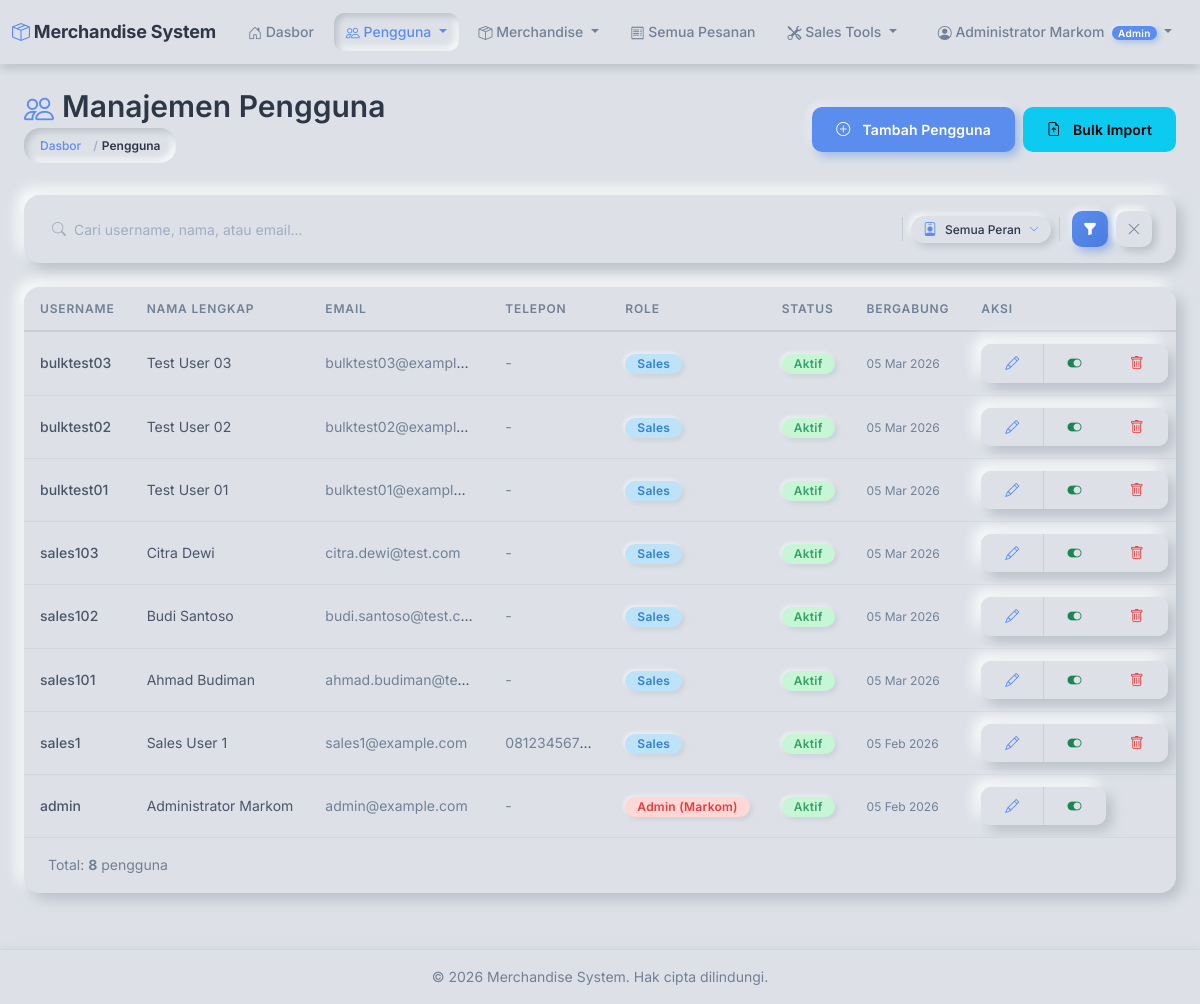
Screenshot of /accounts/users/ (signed in) with the database file from the repository.
### accounts/models.py (models this page shows, shortened)
class User(AbstractUser):
    class Role(models.TextChoices):
        ADMIN = 'ADMIN', 'Admin (Markom)'
        SALES = 'SALES', 'Sales'
    role = models.CharField(
        max_length=10,
        choices=Role.choices,
        default=Role.SALES,
        help_text='User role: ADMIN for Markom, SALES for sales team'
    )
    full_name = models.CharField(
        max_length=255,
        help_text='Full name of the user'
    )
    phone = models.CharField(
        max_length=20,
        blank=True,
        help_text='Phone number'
    )
    force_password_change = models.BooleanField(
        default=False,
        help_text='User must change password on next login'
    )
    class Meta:
        db_table = 'users'
        verbose_name = 'User'
        verbose_name_plural = 'Users'
        ordering = ['-date_joined']
    @property
    def is_admin(self):
        return self.role == self.Role.ADMIN
    @property
    def is_sales(self):
        return self.role == self.Role.SALES

### accounts/views.py (the view)
# urls.py: path('users/', views.user_list, name='user_list'),
@admin_required
def user_list(request):
    search_query = request.GET.get('search', '')
    role_filter = request.GET.get('role', '')
    users = User.objects.all()
    if search_query:
        users = users.filter(
            Q(username__icontains=search_query) |
            Q(full_name__icontains=search_query) |
            Q(email__icontains=search_query)
        )
    if role_filter:
        users = users.filter(role=role_filter)
    context = {
        'users': users,
        'search_query': search_query,
        'role_filter': role_filter,
        'roles': User.Role.choices
    }
    return render(request, 'accounts/user_list.html', context)

### orders/context_processors.py (called while the page is built)
def cart_context(request):
    if request.user.is_authenticated and hasattr(request.user, 'is_sales') and request.user.is_sales:
        cart = Cart(request)
        return {
            'navbar_cart_total': cart.get_total_quantity(),
            'navbar_cart_unique': cart.get_total_unique(),
        }
    return {
        'navbar_cart_total': 0,
        'navbar_cart_unique': 0,
    }

### templates/accounts/user_list.html (shortened to what this page needs)
{% extends 'base.html' %}
{% block content %}
<div class="container-fluid">
    <div class="row mb-4 align-items-center">
        <div class="col">
            <h2 class="mb-1"><i class="bi bi-people me-2" style="color: var(--color-accent);"></i>Manajemen Pengguna</h2>
            <nav aria-label="breadcrumb">
                <ol class="breadcrumb">
                    <li class="breadcrumb-item"><a href="{% url 'dashboard:home' %}">Dasbor</a></li>
                    <li class="breadcrumb-item active">Pengguna</li>
                </ol>
            </nav>
        </div>
        <div class="col-12 col-md-auto mt-3 mt-md-0">
            <div class="d-flex gap-2 flex-column flex-md-row">
                <a href="{% url 'accounts:user_create' %}" class="btn btn-primary">
                    <i class="bi bi-plus-circle me-1"></i>Tambah Pengguna
                </a>
                <a href="{% url 'accounts:bulk_import' %}" class="btn btn-info">
                    <i class="bi bi-file-earmark-arrow-up me-1"></i>Bulk Import
                </a>
            </div>
        </div>
    </div>
    <div class="compact-filter-bar mb-4">
        <form method="get" class="compact-filter-form">
            <div class="compact-filter-field compact-filter-search">
                <i class="bi bi-search compact-filter-icon"></i>
                <input type="text" name="search" class="compact-filter-input"
                       placeholder="Cari username, nama, atau email..."
                       value="{{ search_query }}">
            </div>
            <div class="compact-filter-select-wrap">
                <div class="custom-select-wrapper" data-name="role">
                    <button type="button" class="custom-select-trigger{% if role_filter %} is-active{% endif %}">
                        <i class="bi bi-person-badge cs-icon"></i>
                        <span class="cs-label">{% if role_filter == 'ADMIN' %}Admin{% elif role_filter == 'SALES' %}Sales{% else %}Semua Peran{% endif %}</span>
                        <i class="bi bi-chevron-down cs-chevron"></i>
                    </button>
                </div>
            </div>
            <div class="compact-filter-actions">
                <button type="submit" class="compact-filter-btn compact-filter-btn-primary" title="Terapkan Filter">
                    <i class="bi bi-funnel-fill"></i>
                </button>
                <a href="{% url 'accounts:user_list' %}" class="compact-filter-btn compact-filter-btn-reset" title="Reset Filter">
                    <i class="bi bi-x-lg"></i>
                </a>
            </div>
        </form>
    </div>
    <div class="card">
        <div class="card-body p-0">
            {% if users %}
            <div class="table-responsive">
                <table class="table table-hover mb-0">
                    <thead>
                        <tr>
                            <th>Username</th>
                            <th>Nama Lengkap</th>
                            <th class="d-none d-md-table-cell">Email</th>
                            <th class="d-none d-lg-table-cell">Telepon</th>
                            <th>Role</th>
                            <th>Status</th>
                            <th class="d-none d-sm-table-cell">Bergabung</th>
                            <th style="width: 160px;">Aksi</th>
                        </tr>
                    </thead>
                    <tbody>
                        {% for user_item in users %}
                        <tr>
                            <td class="fw-medium cell-max-sm" title="{{ user_item.username }}">{{ user_item.username|truncatechars:20 }}</td>
                            <td class="cell-max-md" title="{{ user_item.full_name }}">{{ user_item.full_name|truncatechars:25 }}</td>
                            <td class="d-none d-md-table-cell cell-max-md">
                                <span class="text-muted" style="font-size: var(--text-sm);" title="{{ user_item.email|default:'' }}">{{ user_item.email|truncatechars:25|default:"-" }}</span>
                            </td>
                            <td class="d-none d-lg-table-cell cell-max-sm">
                                <span class="text-muted" style="font-size: var(--text-sm);" title="{{ user_item.phone|default:'' }}">{{ user_item.phone|truncatechars:18|default:"-" }}</span>
                            </td>
                            <td>
                                {% if user_item.role == 'ADMIN' %}
                                <span class="badge bg-danger">{{ user_item.get_role_display }}</span>
                                {% else %}
                                <span class="badge bg-info text-white">{{ user_item.get_role_display }}</span>
                                {% endif %}
                            </td>
                            <td>
                                {% if user_item.is_active %}
                                <span class="badge bg-success">Aktif</span>
                                {% else %}
                                <span class="badge bg-secondary">Nonaktif</span>
                                {% endif %}
                            </td>
                            <td class="d-none d-sm-table-cell">
                                <span style="font-size: var(--text-xs); color: var(--color-text-muted);">
                                    {{ user_item.date_joined|date:"d M Y" }}
                                </span>
                            </td>
                            <td>
                                <div class="btn-group btn-group-sm">
                                    <a href="{% url 'accounts:user_edit' user_item.pk %}"
                                       class="btn btn-outline-primary"
                                       title="Edit pengguna">
                                        <i class="bi bi-pencil"></i>
                                    </a>
                                    <a href="{% url 'accounts:user_toggle_active' user_item.pk %}"
                                       class="btn {% if user_item.is_active %}btn-outline-success{% else %}btn-outline-secondary{% endif %}"
                                       title="{% if user_item.is_active %}Nonaktifkan pengguna{% else %}Aktifkan pengguna{% endif %}">
                                        <i class="bi {% if user_item.is_active %}bi-toggle-on{% else %}bi-toggle-off{% endif %}"></i>
                                    </a>
                                    {% if user_item.pk != user.pk %}
                                    <a href="{% url 'accounts:user_delete' user_item.pk %}"
                                       class="btn btn-outline-danger"
                                       title="Hapus pengguna">
                                        <i class="bi bi-trash"></i>
                                    </a>
                                    {% endif %}
                                </div>
                            </td>
                        </tr>
                        {% endfor %}
                    </tbody>
                </table>
            </div>
            <div class="px-4 py-3 text-muted" style="font-size: var(--text-sm); border-top: 1px solid rgba(184,190,199,0.3);">
                Total: <strong>{{ users.count }}</strong> pengguna
            </div>
            {% endif %}
        </div>
    </div>
</div>
{% endblock %}

### templates/base.html (shortened to what this page needs)
<!DOCTYPE html>
<html lang="id">
<head>
    <link href="https://cdn.jsdelivr.net/npm/bootstrap@5.3.0/dist/css/bootstrap.min.css" rel="stylesheet">
    <link rel="stylesheet" href="https://cdn.jsdelivr.net/npm/bootstrap-icons@1.11.0/font/bootstrap-icons.css">
    {% load static %}
    <link rel="stylesheet" href="{% static 'css/custom.css' %}">
</head>
<body>
    {% if user.is_authenticated %}
    <nav class="navbar navbar-expand-lg">
        <div class="container-fluid">
            <a class="navbar-brand" href="{% url 'dashboard:home' %}">
                <i class="bi bi-box-seam me-1" style="color: var(--color-accent);"></i>Merchandise System
            </a>
            <div class="collapse navbar-collapse" id="navbarNav">
                <ul class="navbar-nav me-auto">
                    <li class="nav-item">
                        <a class="nav-link {% if request.resolver_match.app_name == 'dashboard' %}active{% endif %}"
                           href="{% url 'dashboard:home' %}">
                            <i class="bi bi-house-door"></i> Dasbor
                        </a>
                    </li>
                    {% if user.is_admin %}
                    <li class="nav-item dropdown">
                        <a class="nav-link dropdown-toggle {% if request.resolver_match.app_name == 'accounts' %}active{% endif %}"
                           href="#" id="usersDropdown" role="button" data-bs-toggle="dropdown" aria-expanded="false">
                            <i class="bi bi-people"></i> Pengguna
                        </a>
                    </li>
                    <li class="nav-item dropdown">
                        <a class="nav-link dropdown-toggle {% if request.resolver_match.app_name == 'merchandise' %}active{% endif %}"
                           href="#" id="merchandiseDropdown" role="button" data-bs-toggle="dropdown" aria-expanded="false">
                            <i class="bi bi-box-seam"></i> Merchandise
                        </a>
                    </li>
                    <li class="nav-item">
                        <a class="nav-link {% if request.resolver_match.app_name == 'orders' %}active{% endif %}"
                           href="{% url 'orders:order_list' %}">
                            <i class="bi bi-receipt"></i> Semua Pesanan
                        </a>
                    </li>
                    <li class="nav-item dropdown">
                        <a class="nav-link dropdown-toggle {% if request.resolver_match.app_name == 'inventory' %}active{% endif %}"
                           href="#" id="inventoryDropdown" role="button" data-bs-toggle="dropdown" aria-expanded="false">
                            <i class="bi bi-tools"></i> Sales Tools
                        </a>
                    </li>
                    {% endif %}
                </ul>
                <ul class="navbar-nav">
                    <li class="nav-item dropdown">
                        <a class="nav-link dropdown-toggle" href="#" id="userDropdown"
                           role="button" data-bs-toggle="dropdown" aria-expanded="false">
                            <i class="bi bi-person-circle"></i>
                            {{ user.full_name }}
                            {% if user.is_admin %}
                                <span class="badge bg-primary ms-1 badge-role">Admin</span>
                            {% else %}
                                <span class="badge bg-secondary ms-1 badge-role">Sales</span>
                            {% endif %}
                        </a>
                    </li>
                </ul>
            </div>
        </div>
    </nav>
    {% endif %}
    <main class="{% if user.is_authenticated %}container-fluid py-4{% endif %}">
        {% block content %}{% endblock %}
    </main>
    {% if user.is_authenticated %}
    <footer>
        <div class="container-fluid">
            <p class="mb-0">&copy; {% now "Y" %} Merchandise System. Hak cipta dilindungi.</p>
        </div>
    </footer>
    {% endif %}
</body>
</html>

### rows the page displays
User: full_name "Administrator Markom", username "admin", email "admin@example.com", phone "-", role "Admin (Markom)", is_active "Aktif", date_joined "05 Feb 2026"
User: username "bulktest03", full_name "Test User 03", email "bulktest03@exampl…", phone "-", role "Sales", is_active "Aktif", date_joined "05 Mar 2026"
User: username "bulktest02", full_name "Test User 02", email "bulktest02@exampl…", phone "-", role "Sales", is_active "Aktif", date_joined "05 Mar 2026"
User: username "bulktest01", full_name "Test User 01", email "bulktest01@exampl…", phone "-", role "Sales", is_active "Aktif", date_joined "05 Mar 2026"
User: username "sales103", full_name "Citra Dewi", email "citra.dewi@test.com", phone "-", role "Sales", is_active "Aktif", date_joined "05 Mar 2026"
User: username "sales102", full_name "Budi Santoso", email "budi.santoso@test.c…", phone "-", role "Sales", is_active "Aktif", date_joined "05 Mar 2026"
User: username "sales101", full_name "Ahmad Budiman", email "ahmad.budiman@te…", phone "-", role "Sales", is_active "Aktif", date_joined "05 Mar 2026"
User: username "sales1", full_name "Sales User 1", email "sales1@example.com", phone "081234567…", role "Sales", is_active "Aktif", date_joined "05 Feb 2026"

### other values shown
{{ users.count }} "8"
